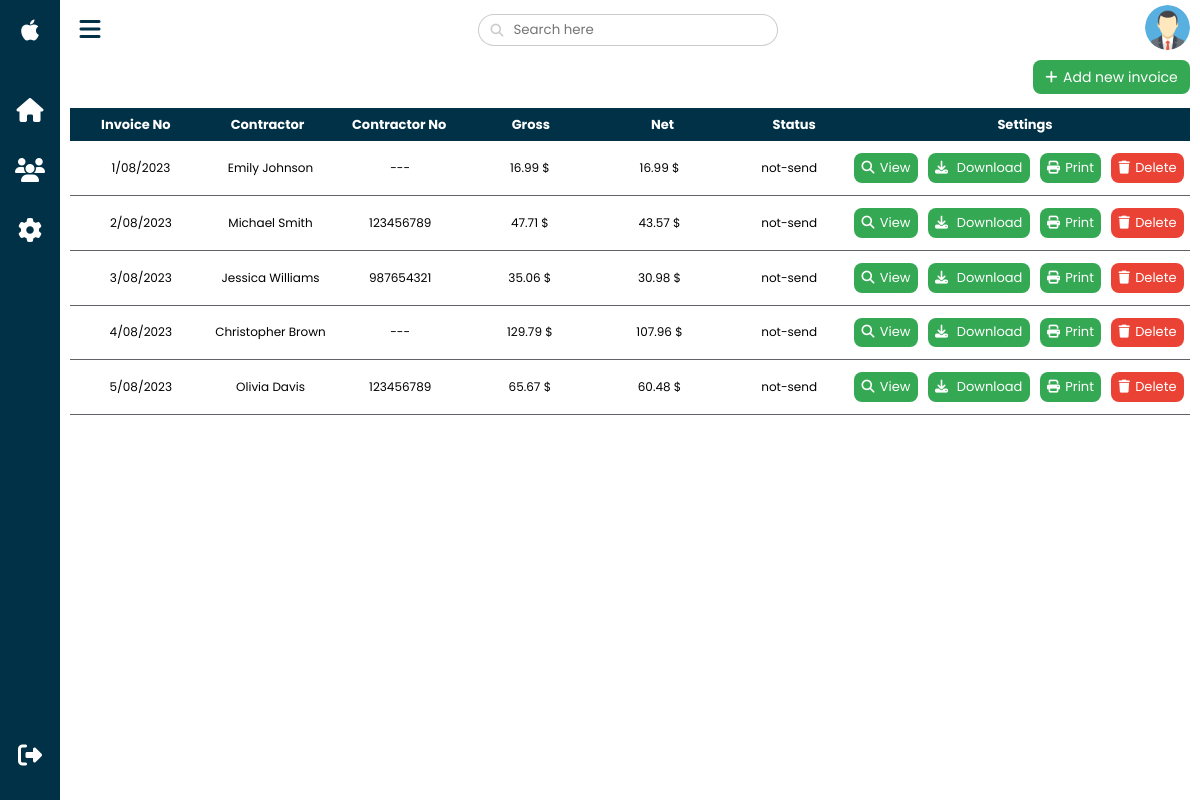
/invoice_list.php (signed in), run on an earlier commit of the app's database.
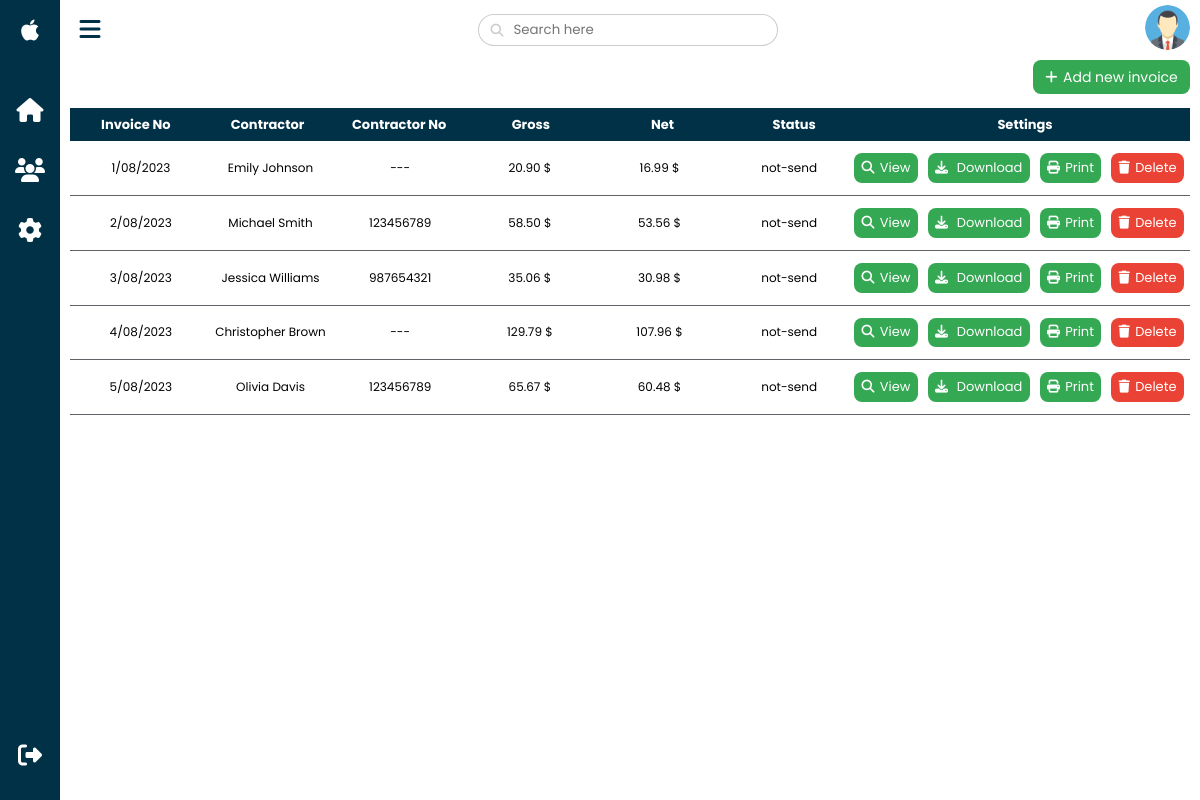
And on a later commit of the database.
### tables this page shows
CREATE TABLE `invoices` (
  `id` int(11) NOT NULL,
  `user_id` varchar(50) DEFAULT NULL,
  `no` varchar(50) DEFAULT NULL,
  `date` date DEFAULT NULL,
  `sum_net` decimal(10,2) DEFAULT NULL,
  `sum_gross` decimal(10,2) DEFAULT NULL,
  `city` varchar(50) DEFAULT NULL,
  `bank` varchar(50) DEFAULT NULL,
  `account_no` varchar(50) DEFAULT NULL,
  `payment_term` varchar(50) DEFAULT NULL,
  `to_pay` decimal(10,2) DEFAULT NULL,
  `to_pay_in_words` tinytext DEFAULT NULL,
  `additional_notes` mediumtext DEFAULT NULL,
  `customer_name` varchar(100) DEFAULT NULL,
  `customer_address1` varchar(100) DEFAULT NULL,
  `customer_address2` varchar(100) DEFAULT NULL,
  `customer_company_no` varchar(100) DEFAULT NULL,
  `seller_name` varchar(100) DEFAULT NULL,
  `seller_address1` varchar(100) DEFAULT NULL,
  `seller_address2` varchar(100) DEFAULT NULL,
  `seller_company_no` varchar(100) DEFAULT NULL
);

### invoice_list.php (the view, shortened to what this page needs)
<?php
require_once './php_scripts/db_database.php';
$db_query = $db->prepare("SELECT * FROM invoices WHERE user_id = :id");
$db_query->bindvalue(':id', $_SESSION['id'], PDO::PARAM_STR);
$db_query->execute();
$user_invoices = $db_query->fetchAll(PDO::FETCH_ASSOC);
?>
<!DOCTYPE html>
<html lang="en">
<head>
<link rel="stylesheet" href="./dist/css/main.min.css">
</head>
<body>
<div class="nav">
        <ul class="nav__list">
                <li>
                        <a href="./index.php" class="nav__item">
                                <div class="nav__item-icon"><i class="fa-brands fa-apple"></i></div>
                        </a>
                </li>
                <li>
                        <a href="./dashboard.php" class="nav__item">
                                <span class="nav__item-icon"><i class="fa-sharp fa-solid fa-house"></i></span>
                        </a>
                </li>
                <li>
                        <a href="./invoice_list.php" class="nav__item">
                                <span class="nav__item-icon"><i class="fa-solid fa-users"></i></span>
                        </a>
                </li>
                <li>
                        <a href="./settings.php" class=" nav__item">
                                <span class="nav__item-icon"><i class="fa-sharp fa-solid fa-gear"></i></span>
                        </a>
                </li>
                <li>
                        <a href="./php_scripts/logout.php" class="nav__item">
                                <span class="nav__item-icon"><i class="fa-solid fa-right-from-bracket"></i></span>
                        </a>
                </li>
        </ul>
</div>
<div class="topbar">
        <div class="burger-btn-container">
                <button class="burger-btn"><i class="fa-sharp fa-solid fa-bars"></i></button>
        </div>
        <div class="topbar__search">
                <input class="topbar__search-input" type="text" placeholder="Search here">
                <i class="fa-sharp fa-solid fa-magnifying-glass"></i>
        </div>
        <div class="topbar__avatar">
                <img src="./dist/img/avatars/<?php echo $_SESSION['avatar_img'] ?>" alt="user photo">
        </div>
</div>
        <main class="main invoice-list">
                <a href="./invoice_edit.php" class="invoice-list__add-new-btn">
                        <button>
                                <i class="fa-solid fa-plus"></i>Add new invoice
                        </button>
                </a>
                <table class="invoice-list__table">
                        <thead class="invoice-list__table-thead">
                                <tr>
                                        <th class="invoice-list__table-thead--tablet">Invoice No</th>
                                        <th class="invoice-list__table-thead--tablet">Contractor</th>
                                        <th class="invoice-list__table-thead--tablet">Contractor No</th>
                                        <th class="invoice-list__table-thead--tablet">Gross</th>
                                        <th class="invoice-list__table-thead--tablet">Net</th>
                                        <th class="invoice-list__table-thead--tablet">Status</th>
                                        <th class="invoice-list__table-thead--PC">Settings</th>
                                </tr>
                        </thead>
                        <tbody class="invoice-list__table-tbody">
                                <?php
                                      foreach ($user_invoices as $invoice) {
                                        $item = '
                                        <tr class="invoice-list__table-tbody-item">
                                                <td><span class="invoice-list__table-tbody-item--mobile-title">Invoice No:
                                                        </span>
                                                        <span>'.$invoice['no'].'</span>
                                                </td>
                                                <td><span class="invoice-list__table-tbody-item--mobile-title">Contractor:
                                                        </span>
                                                        '.$invoice['customer_name'].'
                                                </td>
                                                <td><span class="invoice-list__table-tbody-item--mobile-title">Contractor No:
                                                        </span>
                                                        '.$invoice['customer_company_no'].'
                                                </td>
                                                <td><span class="invoice-list__table-tbody-item--mobile-title">Gross:
                                                        </span>
                                                        '.$invoice['sum_gross'].' $
                                                </td>
                                                <td><span class="invoice-list__table-tbody-item--mobile-title">Net:
                                                        </span>
                                                        '.$invoice['sum_net'].' $
                                                </td>
                                                <td><span class="invoice-list__table-tbody-item--mobile-title">Status:
                                                        </span>
                                                        not-send</td>
                                                <td class="invoice-list__table-tbody-item-btns">
                                                        <form action="./invoice_preview.php" method="post">
                                                                <input hidden class="invoice-no-hidden-input" name="invoice-no" type="text" value="'.$invoice['no'].'">
                                                                <button class="preview-btn"><i class="fa-solid fa-magnifying-glass"></i>View</button>
                                                        </form>
                                                        <form action="./php_scripts/download_pdf.php" method="post">
                                                                <input hidden class="invoice-id-hidden-input" name="invoice-id" type="text" value="'.$invoice['id'].'">
                                                                <button type="submit">
                                                                        <i class="fa-solid fa-download"></i>
                                                                        Download
                                                                </button>
                                                        </form>
                                                        <button><i class="fa-solid fa-print"></i>Print</button>
                                                        <button class="delete-btn"><i
                                                                        class="fa-solid fa-trash"></i>Delete</button>
                                                </td>
                                        </tr>';
                                        echo $item;
                                }?>
                        </tbody>
                </table>
        </main>
</body>
</html>

What changed in the data, as far as the page shows it:
changed invoices "Emily Johnson": sum_gross "16.99" → "20.90"
changed invoices "Michael Smith": sum_gross "47.71" → "58.50"; sum_net "43.57" → "53.56"
